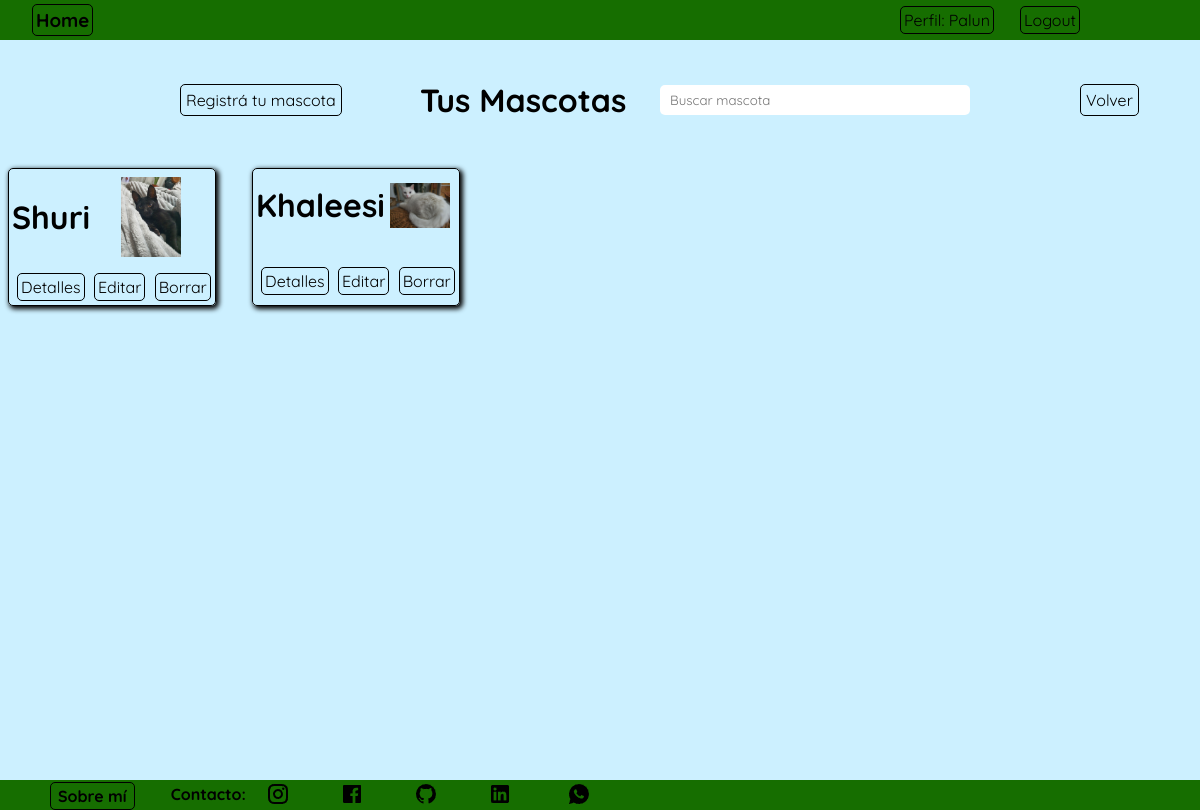
/perfil/perfil/mascota/list (signed in), run on the app's committed database.
### perfil/models.py (models this page shows, shortened)
class Mascota(models.Model):
    nombre= models.CharField(max_length=50, verbose_name='Nombre')
    fecha_nacimiento = models.DateField(verbose_name='Fecha de nacimiento')
    sexo = models.CharField(max_length=20, null=True, blank=True, verbose_name='Sexo')
    raza = models.ForeignKey(Raza, on_delete=models.SET_NULL,null=True, blank=True, verbose_name='Raza')
    color_pelo = models.CharField(max_length=100, null=True,blank=True, verbose_name='Color de pelo')
    alimento = models.CharField(max_length=100, null=True,blank=True)
    datos_importantes = models.CharField(max_length=150, null=True,blank=True)
    foto = models.ImageField(upload_to='fotos',null=True, blank=True)
    descripcion = models.TextField(null=True, blank=True, verbose_name=('Descripción'))
    user = models.ForeignKey(User, on_delete=models.CASCADE)
    class Meta:
        verbose_name = 'Mascota'
        verbose_name_plural = 'Mascotas'

### perfil/views.py (the view, shortened to what this page needs)
# urls.py: path('perfil/mascota/list', MascotaList.as_view(), name='mascota_list'),
class MascotaList(LoginRequiredMixin, ListView):
    model = Mascota
    context_object_name = 'mascotas'
    def get_queryset(self):
        queryset = Mascota.objects.filter(user=self.request.user)
        busqueda = self.request.GET.get("busqueda")
        return queryset

### perfil/templates/perfil/mascota_list.html (shortened to what this page needs)
{% extends 'core/base.html' %}
{% block content %}
    <nav class="navbar">
        <div class="titulo">
            <h3><a href="{% url 'core:index' %}" class="link">Home</a></h3>
        </div>
        <div class="paginas">
            <ul class="links">
                <a href="{% url 'perfil:index' %}" class="link">Perfil: {{ user.username }}</a>
            </ul>
        </div>
        <div class="login">
                {% if user.is_authenticated %}
                <form action="{% url 'login:logout' %}" method="post">
                    <button type="submit" class="logout">Logout</button>
                </form>
                {% endif %}
        </div>
    </nav>
    <main class="contenedor">
        <h1 class="titulo_core">Tus Mascotas</h1>
        <div class="busqueda">
            <form action="{% url 'perfil:mascota_list' %}" method="get">
                <input type="text" name="busqueda" placeholder="Buscar mascota" class="texto_busqueda">
            </form>
        </div>
        <div class="contenedor_registrar_mascota">
            <a href="{% url 'perfil:mascota_create' %}" class="registrar_mascota">Registrá tu mascota</a>
        </div>
        <div class="contenedor_control_list">
            {% for object in object_list %}
            <ul class="control_list_completo">
                <div class="mascota_list">
                    {% if object.foto %}
                    <img src="{{ object.foto.url }}" alt="Foto de {{ object.nombre }}" width="" height="" class="foto_mascota">
                    {% else %}
                    <p class="foto_mascota">No hay foto disponible</p>
                    {% endif %}
                    <p class="nombre_mascota"><strong>{{object.nombre}}</strong></p>
                    <div class="crud_mascota">
                        <a href="{% url 'perfil:mascota_detail' object.id %}" class="mascota_detalle">Detalles</a>
                        <a href="{% url 'perfil:mascota_update' object.id %}" class="mascota_editar">Editar</a>
                        <a href="{% url 'perfil:mascota_delete' object.id %}" class="mascota_borrar">Borrar</a>
                    </div>
                </div>
            </ul>
            {% endfor %}
        </div>
            <div class="volver_mascota_contenedor">
                <a href="{% url 'perfil:index' %}" class="volver_mascota">Volver</a>
            </div>
        </main>
        {% endblock content %}

### core/static/css/style.css (style rules this page uses)
* { padding: 0; margin: 0; font-family: "Quicksand", sans-serif; }
.contenedor { display: grid; grid-template-columns: repeat(20, 5vw); grid-template-rows: repeat(18, 5vh); min-height: 92.54vh; background-color: rgb(204, 240, 255); width: 100vw; }
.navbar { display: grid; grid-template-columns: repeat(20, 5vw); grid-template-rows: 40px; width: 100vw; background-color: rgb(22, 110, 0); align-items: center; }
.paginas { grid-column-start: 16; grid-column-end: 18; }
.links { display: flex; }
.link { text-decoration: none; color: black; transition-duration: .3s; border: 1px solid black; border-radius: 5px; padding: 3px; }
.login { grid-column-start: 18; grid-column-end: 20; display: flex; gap: 20px; }
.titulo { display: flex; gap: 2rem; align-items: center; margin-left: 2rem; }
.logout { padding: 3px; background: none; border: 1px solid black; border-radius: 5px; margin: 0; font: inherit; color: inherit; cursor: pointer; outline: none; transition-duration: .3s; }
.titulo_core { grid-column-start: 8; grid-column-end: 12; grid-row-start: 2; font-size: 2rem; align-content: center; }
.mascota_list { display: grid; align-items: center; width: 200px; height: 130px; border: 1px solid black; border-radius: 5px; padding: 3px; margin: .5rem; box-shadow: 2px 2px 5px 1px black; }
.foto_mascota { grid-column-start: 2; width: 60px; }
.nombre_mascota { font-size: 2rem; grid-row-start: 1; }
.crud_mascota { grid-row-start: 3; grid-column-start: span 2; justify-content: center; margin-left: 5px; }
.mascota_detalle { text-decoration: none; color: black; border: .5px solid black ; border-radius: 5px; padding: 3px; transition-duration: .2s; }
.mascota_editar { text-decoration: none; color: black; border: .5px solid black ; border-radius: 5px; padding: 3px; transition-duration: .2s; margin-left: 5px; }
.mascota_borrar { text-decoration: none; color: black; border: .5px solid black ; border-radius: 5px; padding: 3px; margin-left: 5px; }
.busqueda { grid-column-start: 12; grid-column-end: 15; grid-row-start: 2; align-content: center; }
.texto_busqueda { border: none; border-radius: 5px; background-color: white; height: 30px; width: 300px; padding-left: 10px; }
.contenedor_registrar_mascota { grid-column-start: 4; grid-column-end: 9; grid-row-start: 2; align-content: center; }
.registrar_mascota { text-decoration: none; color: black; border: .5px solid black ; border-radius: 5px; padding: 5px; height: 20px; transition-duration: .2s; }
.volver_mascota_contenedor { grid-column-start: 19; grid-row-start: 2; align-content: center; }
.volver_mascota { text-decoration: none; color: black; border: 1px solid black; border-radius: 5px; padding: 5px; transition-duration: .2s; }
.contenedor_control_list { display: grid; grid-template-columns: repeat(7, 1fr); gap: 20px; grid-row-start: 4; grid-row-end: -1; grid-column: 1/-1; }
.control_list_completo { display: flex; justify-content: space-around; gap: 20px; }

### data on the page
Mascota: foto (picture), nombre "Shuri"
Mascota: foto (picture), nombre "Khaleesi"

### other printed values
{{ user.username }} "Palun"
